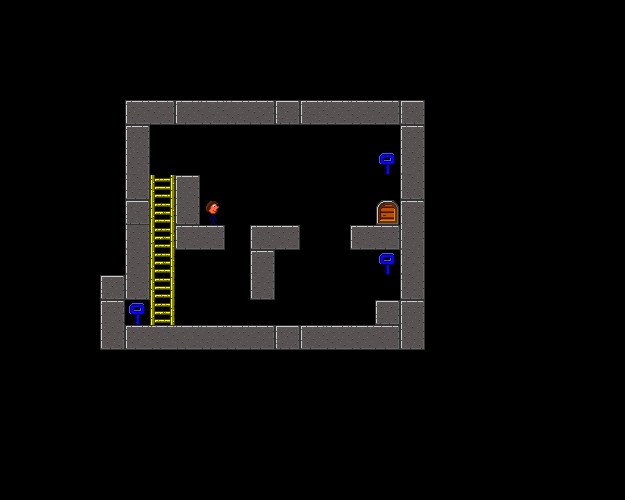

Tiled map render using the project's own tile images. Description and the map definition, with tile-layer contents summarised, below:
An orthogonal 25x20 tile map with 25x25 px tiles, 2 tile layers (entities, blocks), 2 tilesets.

<map version="1.0" orientation="orthogonal" width="25" height="20" tilewidth="25" tileheight="25">
 <tileset firstgid="1" source="blocks.tsx" />
 <tileset firstgid="33" source="entities.tsx" />
 <layer name="entities" width="25" height="20">
  <data>[500 cells, 1 non-empty, 1 distinct tile ids]</data>
 </layer>
 <layer name="blocks" width="25" height="20">
  <data>[500 cells, 63 non-empty, 11 distinct tile ids]</data>
 </layer>
</map>